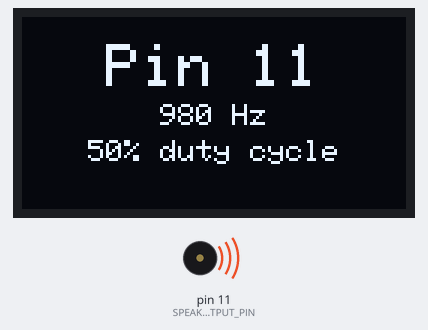
A sketch run on a simulated Arduino Leonardo, built with avr-gcc and run on an emulated ATmega32U4. On the bench: 128×64 one-colour display, buzzer (waves = sounding).

Above: at 0.1 s.

The sketch:

PwmWithSpeakersOLED.ino
```cpp
/**
 * Demonstrates that we can use analogOut's PWM wave to drive a speaker
 * but it will just be stuck at the same frequency.
 *
 * By Jon E. Froehlich
 * @jonfroehlich
 * http://makeabilitylab.io
 *
 */

// #include <SPI.h> // Comment out when using i2c
#include <Wire.h>
#include <Adafruit_GFX.h>
#include <Adafruit_SSD1306.h>

#define SCREEN_WIDTH 128 // OLED display width, in pixels
#define SCREEN_HEIGHT 64 // OLED display height, in pixels

// Declaration for an SSD1306 display connected to I2C (SDA, SCL pins)
#define OLED_RESET     4 // Reset pin # (or -1 if sharing Arduino reset pin)
Adafruit_SSD1306 _display(SCREEN_WIDTH, SCREEN_HEIGHT, &Wire, OLED_RESET);

// Change this depending on where you put your speaker
// It needs to be hooked up to a PWM pin. We assume Leonardo for this
// demonstration
const int SPEAKER_OUTPUT_PIN = 11;

// The Leonardo has 7 PWM pins most of which run at 490 Hz
// but two (3 and 11) run at 980 Hz
const int NUM_PWM_PINS = 7;
const int PWM_PINS_ARDUINO_LEONARDO [] =  {  3,   5,   6,   9,  10,  11,  13};
const int PWM_FREQS_ARDUINO_LEONARDO [] = {980, 490, 490, 490, 490, 980, 490};
const int MAX_ANALOG_OUT = 255;
int _indexOfSpeakerOutputPin = -1;

void setup() {

  // Setup tone output pin
  pinMode(SPEAKER_OUTPUT_PIN, OUTPUT);

  for(int i = 0; i < NUM_PWM_PINS; i++){
    if(SPEAKER_OUTPUT_PIN == PWM_PINS_ARDUINO_LEONARDO[i]){
      _indexOfSpeakerOutputPin = i;
    }
  }

  // SSD1306_SWITCHCAPVCC = generate display voltage from 3.3V internally
  if(!_display.begin(SSD1306_SWITCHCAPVCC, 0x3D)) { // Address 0x3D for 128x64
    Serial.println(F("SSD1306 allocation failed"));
    for(;;); // Don't proceed, loop forever
  }

  // Setup display
  _display.clearDisplay();
  _display.setTextSize(1);      // Normal 1:1 pixel scale
  _display.setTextColor(SSD1306_WHITE); // Draw white text
  _display.setCursor(0, 0);     // Start at top-left corner

  // Write out wave form
  int dutyCycle = 128; // 255 is 100% duty cycle
  analogWrite(SPEAKER_OUTPUT_PIN, dutyCycle);
  drawPinInfo(PWM_PINS_ARDUINO_LEONARDO[_indexOfSpeakerOutputPin],
              PWM_FREQS_ARDUINO_LEONARDO[_indexOfSpeakerOutputPin], dutyCycle);
}

void loop() {
  // Empty on purpose
}

void drawPinInfo(int pin, int freq, int analogOutVal){
  _display.clearDisplay();

  int16_t x1, y1;
  uint16_t textWidth, textHeight;

  // Draw the pin
  _display.setTextSize(2);
  String strPin = "Pin " + (String)pin;
  _display.getTextBounds(strPin, 0, 0, &x1, &y1, &textWidth, &textHeight);
  uint16_t yText = 9;
  uint16_t xText = _display.width() / 2 - textWidth / 2;
  _display.setCursor(xText, yText);
  _display.print(strPin);

  // Draw the freq
  yText += textHeight + 4;
  String strFreq = (String)(freq) + " Hz";
  _display.setTextSize(1);
  _display.getTextBounds(strFreq, 0, 0, &x1, &y1, &textWidth, &textHeight);
  xText = _display.width() / 2 - textWidth / 2;
  _display.setCursor(xText, yText);
  _display.print(strFreq);

  // Draw the duty cycle
  yText += textHeight + 4;
  _display.setTextSize(1);
  float dutyCycle = analogOutVal / (float)MAX_ANALOG_OUT * 100;

  String strDutyCycle = String(dutyCycle, 0) + "% duty cycle";
  _display.getTextBounds(strDutyCycle, 0, 0, &x1, &y1, &textWidth, &textHeight);
  xText = _display.width() / 2 - textWidth / 2;
  _display.setCursor(xText, yText);
  _display.print(strDutyCycle);
  _display.display();
}
```
